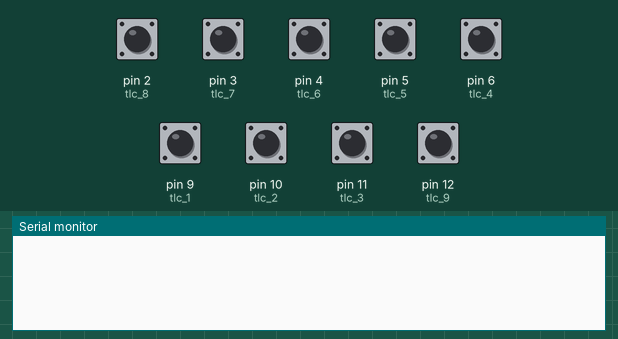
This sketch was run on a simulated Arduino Uno, built with avr-gcc and run on an emulated ATmega328P. On the bench: the last lines printed to the serial monitor. Inputs (shaded band) come from the test bench; at power-on: pin 2 (tlc_8), pin 3 (tlc_7), pin 4 (tlc_6), pin 5 (tlc_5), pin 6 (tlc_4), pin 9 (tlc_1), pin 10 (tlc_2), pin 11 (tlc_3), pin 12 (tlc_9) HIGH.

Above: at 1.2 s.
1.3 s: pin 2 (tlc_8) pulled LOW for 0.15 s
At 1.8 s:
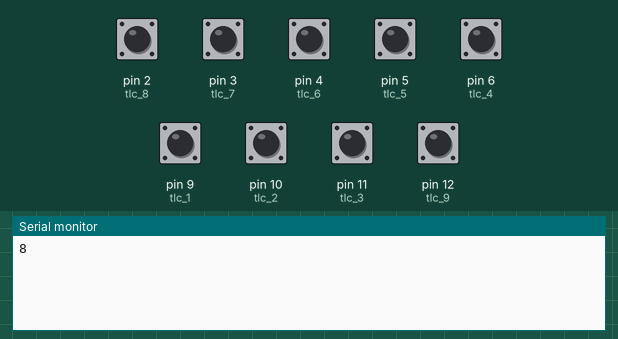
2.9 s: pin 3 (tlc_7) pulled LOW for 0.15 s
At 4.1 s:
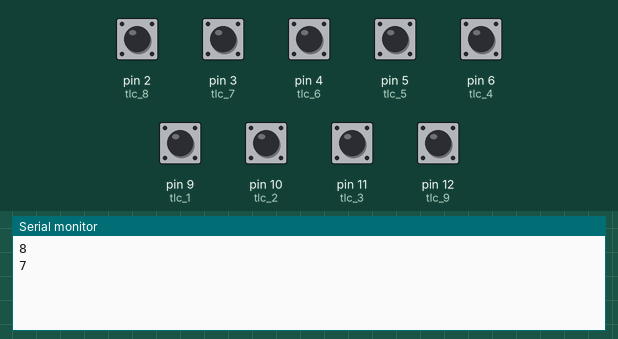
4.5 s: pin 4 (tlc_6) pulled LOW for 0.15 s
At 5.5 s:
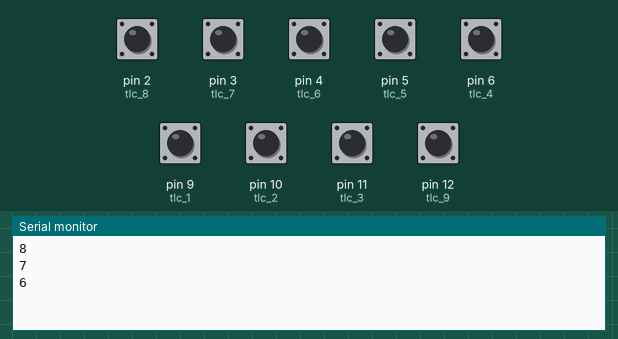
6.1 s: pin 5 (tlc_5) pulled LOW for 0.15 s
At 6.7 s:
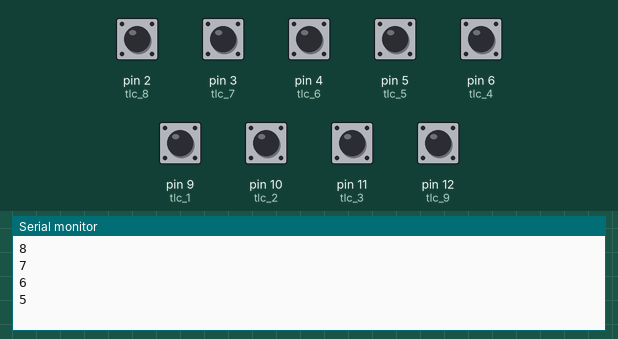
7.7 s: pin 6 (tlc_4) pulled LOW for 0.15 s
At 8.9 s:
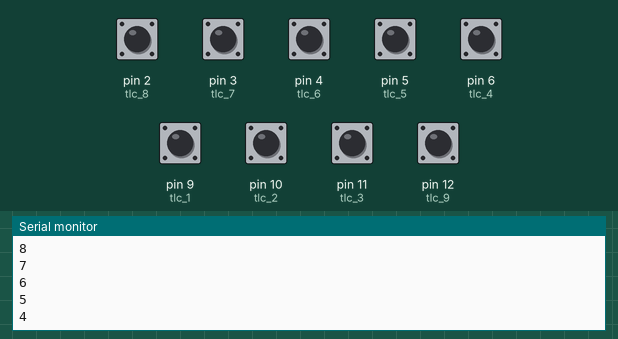
9.3 s: pin 9 (tlc_1) pulled LOW for 0.15 s
At 10.3 s:
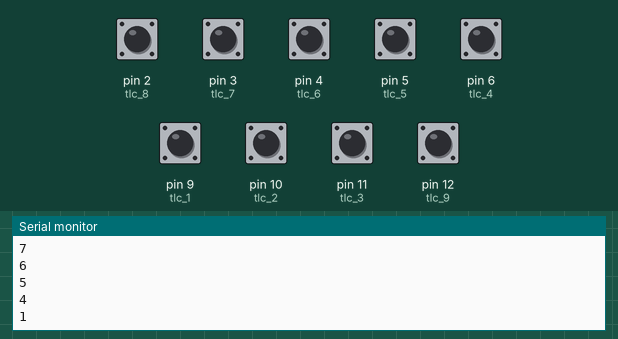
Timing chart, 0 to 11.9 s (numbered marks = the images above; inputs shaded):
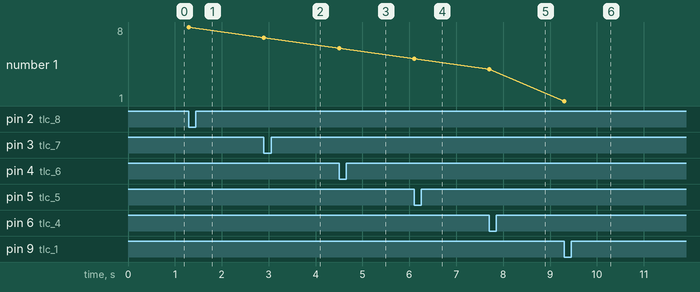

Measured:
- after the input at 1.3 s, the serial monitor: prints a new line at once (image 1)
- after the input at 2.9 s, the serial monitor: prints a new line at once (image 2)
- after the input at 4.5 s, the serial monitor: prints a new line at once (image 3)
- after the input at 6.1 s, the serial monitor: prints a new line at once (image 4)
- after the input at 7.7 s, the serial monitor: prints a new line at once (image 5)
- after the input at 9.3 s, the serial monitor: prints a new line at once (image 6)
- plotted number 1: 8 → 7 after the input at 2.9 s, 7 → 6 after the input at 4.5 s, 6 → 5 after the input at 6.1 s, 5 → 4 after the input at 7.7 s, 4 → 1 after the input at 9.3 s

The sketch:

InputSystem_LMC.ino
```cpp
const int tlc_0 = 0;
const int tlc_1 = 9;
const int tlc_2 = 10;
const int tlc_3 = 11;
const int tlc_4 = 6;
const int tlc_5 = 5;
const int tlc_6 = 4;
const int tlc_7 = 3;
const int tlc_8 = 2;
const int tlc_9 = 12;

void setup() {
  Serial.begin(9600);
  pinMode(tlc_0, INPUT_PULLUP);
  pinMode(tlc_1, INPUT_PULLUP);
  pinMode(tlc_2, INPUT_PULLUP);
  pinMode(tlc_3, INPUT_PULLUP);
  pinMode(tlc_4, INPUT_PULLUP);
  pinMode(tlc_5, INPUT_PULLUP);
  pinMode(tlc_6, INPUT_PULLUP);
  pinMode(tlc_7, INPUT_PULLUP);
  pinMode(tlc_8, INPUT_PULLUP);
  pinMode(tlc_9, INPUT_PULLUP);
}

void loop() {
  if (!digitalRead(tlc_0) == HIGH) {
    for (int i = 0; i < 1; i++){
      Serial.println(0);
      delay(500);
    }
  }
  else if (!digitalRead(tlc_1) == HIGH) {
    for (int i = 0; i < 1; i++){
      Serial.println(1);
      delay(500);
    }
  }
  else if (!digitalRead(tlc_2) == HIGH) {
    for (int i = 0; i < 1; i++){
      Serial.println(2);
      delay(500);
    }
  }
  else if (!digitalRead(tlc_3) == HIGH) {
    for (int i = 0; i < 1; i++){
      Serial.println(3);
      delay(500);
    }
  }
  else if (!digitalRead(tlc_4) == HIGH) {
    for (int i = 0; i < 1; i++){
      Serial.println(4);
      delay(500);
    }
  }
  else if (!digitalRead(tlc_5) == HIGH) {
    for (int i = 0; i < 1; i++){
      Serial.println(5);
      delay(500);
    }
  }
  else if (!digitalRead(tlc_6) == HIGH) {
    for (int i = 0; i < 1; i++){
      Serial.println(6);
      delay(500);
    }
  }
  else if (!digitalRead(tlc_7) == HIGH) {
    for (int i = 0; i < 1; i++){
      Serial.println(7);
      delay(500);
    }
  }
  else if (!digitalRead(tlc_8) == HIGH) {
    for (int i = 0; i < 1; i++){
      Serial.println(8);
      delay(500);
    }
  }
  else if (!digitalRead(tlc_9) == HIGH) {
    for (int i = 0; i < 1; i++){
      Serial.println(9);
      delay(500);
    }
  }

}
```
